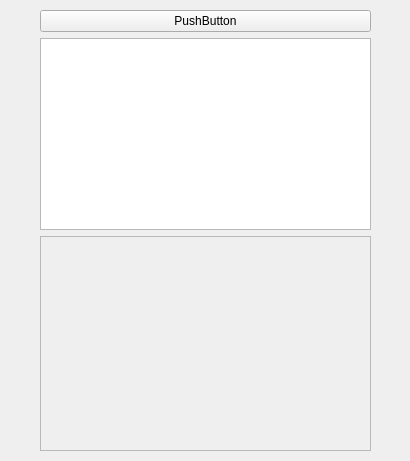
<?xml version="1.0" encoding="UTF-8"?>
<ui version="4.0">
 <class>Form</class>
 <widget class="QWidget" name="Form">
  <property name="geometry">
   <rect>
    <x>0</x>
    <y>0</y>
    <width>410</width>
    <height>461</height>
   </rect>
  </property>
  <property name="windowTitle">
   <string>Form</string>
  </property>
  <widget class="QWidget" name="verticalLayoutWidget">
   <property name="geometry">
    <rect>
     <x>40</x>
     <y>10</y>
     <width>331</width>
     <height>441</height>
    </rect>
   </property>
   <layout class="QVBoxLayout" name="verticalLayout">
    <item>
     <widget class="QPushButton" name="pushButton">
      <property name="text">
       <string>PushButton</string>
      </property>
     </widget>
    </item>
    <item>
     <widget class="QListWidget" name="fileList">
      <property name="enabled">
       <bool>true</bool>
      </property>
      <property name="sizePolicy">
       <sizepolicy hsizetype="Expanding" vsizetype="Fixed">
        <horstretch>0</horstretch>
        <verstretch>0</verstretch>
       </sizepolicy>
      </property>
     </widget>
    </item>
    <item>
     <widget class="QFrame" name="frame">
      <property name="frameShape">
       <enum>QFrame::StyledPanel</enum>
      </property>
      <property name="frameShadow">
       <enum>QFrame::Raised</enum>
      </property>
     </widget>
    </item>
   </layout>
  </widget>
 </widget>
 <resources/>
 <connections/>
</ui>
